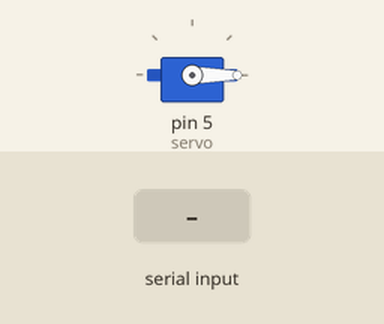
Recording of a sketch running on a simulated Arduino Uno, built with avr-gcc and run on an emulated ATmega328P. Shown: servo. The test bench sets the inputs (shaded band).

Above: at 3.2 s.
3.3 s: "1" received over Serial
At 4.5 s:
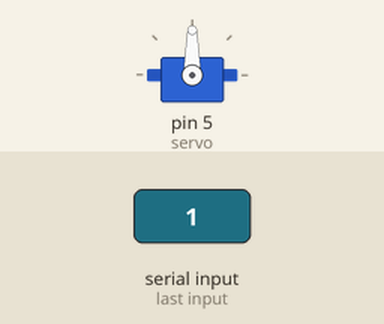
4.8 s: "0" received over Serial
At 5.8 s:
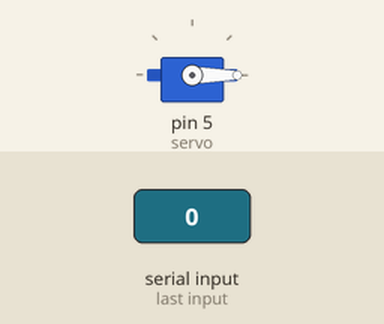
Timing chart, 0 to 7.8 s (numbered marks = the images above; inputs shaded):
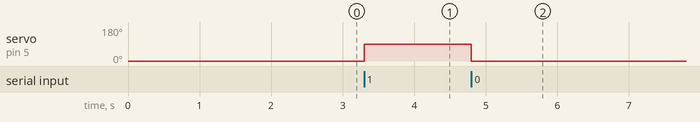

The sketch:

servo1.ino
```cpp
#include <Servo.h>

Servo servo;

void setup() {
  Serial.begin(9600);
  // put your setup code here, to run once:
  servo.attach(5); //D1
  servo.write(0);

  delay(2000);
}

void loop() {
  // put your main code here, to run repeatedly:
  if (Serial.available() > 0) {
    char command = Serial.read();
    if (command == '1') {
      servo.write(90);
    } else if (command == '0') {
      servo.write(0);
    }
  }
}
```

Measured:
- after the input at 3.3 s, servo on pin 5 (servo): 0° → 90° at once
- after the input at 4.8 s, servo on pin 5 (servo): 90° → 0° at once
